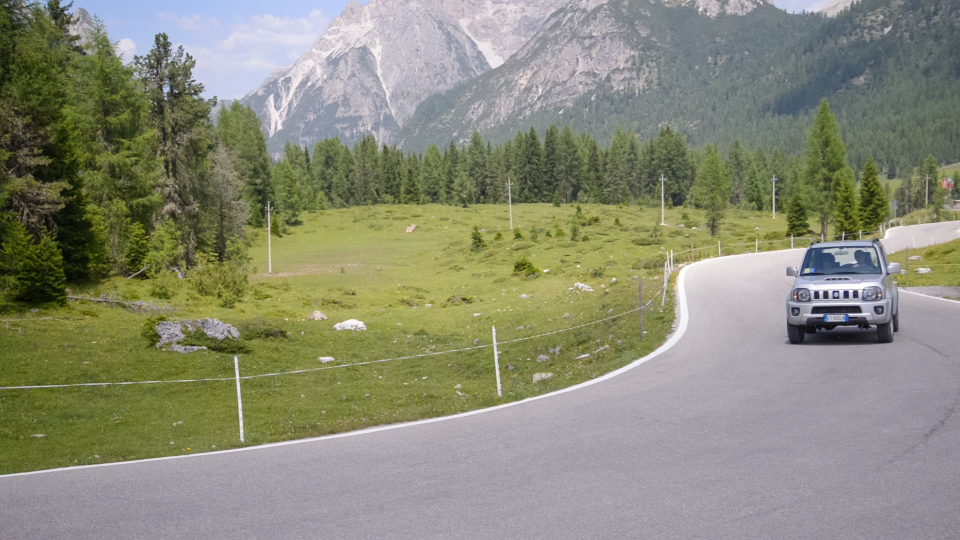
#> input picture CarTurn/00000.jpg, 1920 x 1080 px (shown at 1/2 size); its folder holds 4 pictures in this run
$ python Part_1.py
#> lines starting #> are read from the running program, lines starting #| are printed output that depends on the picture
import numpy as np
import cv2
import moviepy.editor as mpy


main_img_dir = 'CarTurn/'
main_seg_dir = 'CarTurnAnnot/'


last_img_no = 79

# names of the images in string format
image_names = [('0000'+str(n)+'.jpg')[-9:] for n in range(0,last_img_no+1)]


# Add the processed images to the list
images_list = []


for i in range(len(image_names)):

	# Image is a numpy array with shape (800,1920,3)
	image = cv2.imread(main_img_dir+image_names[i])
#> image is the input picture: shape (1080, 1920, 3); mean B, G, R 119.2, 138.8, 137.3
	height, width, band = image.shape
#> height = 1080; width = 1920; band = 3

	# Seg is the segmentation map of the image with shape(800,1920)
	seg = cv2.imread(main_seg_dir +image_names[i].split('.')[0] + '.png', cv2.IMREAD_GRAYSCALE)
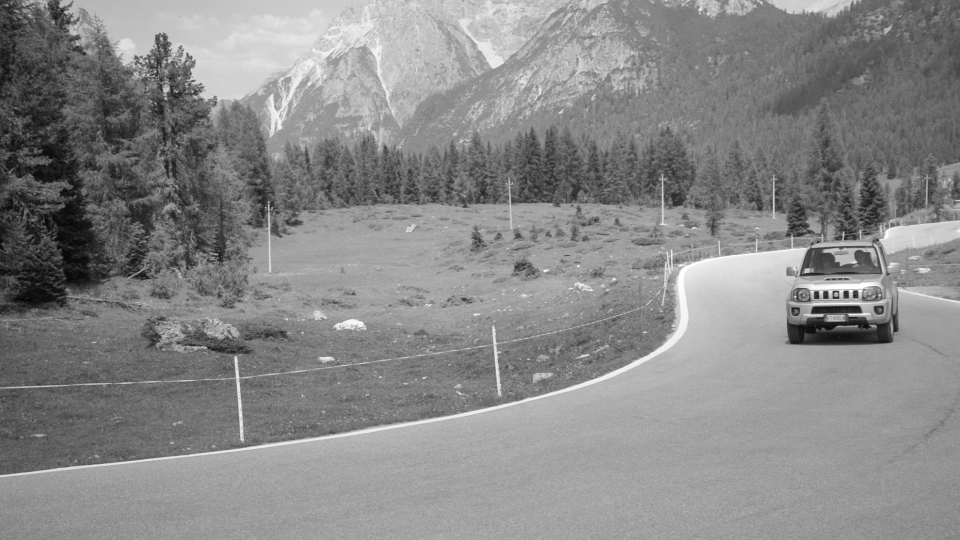
#> seg: shape (1080, 1920) (shown at 1/2 size); min 0, max 255, mean 136.1

	# we know that seg has maps for objects with ID 38. Thus, I changed it into a binary map for 38.
	# seg = (seg == 38)

	image_of_the_back = image * (seg != 38).reshape(height,width,1)
	image_of_the_obj = image * (seg == 38).reshape(height,width,1)

	## decrease the values of red and green channels by 75%.
	image_of_the_obj[:,:,1:3] //= 4
#> image_of_the_obj: shape (1080, 1920, 3); mean B, G, R 0, 0, 0

	output_image = image_of_the_back + image_of_the_obj

	# You can use imwrite function to check the results.
	# cv2.imwrite('output_images/' + image_names[i].split('.')[0] + '_Part_1.png', output_image)

	# append the corrected RGB-channeled images to the list
	images_list.append(output_image[:,:,::-1])
#> pass 2 of the loop `for i in range(len(image_names)):`:
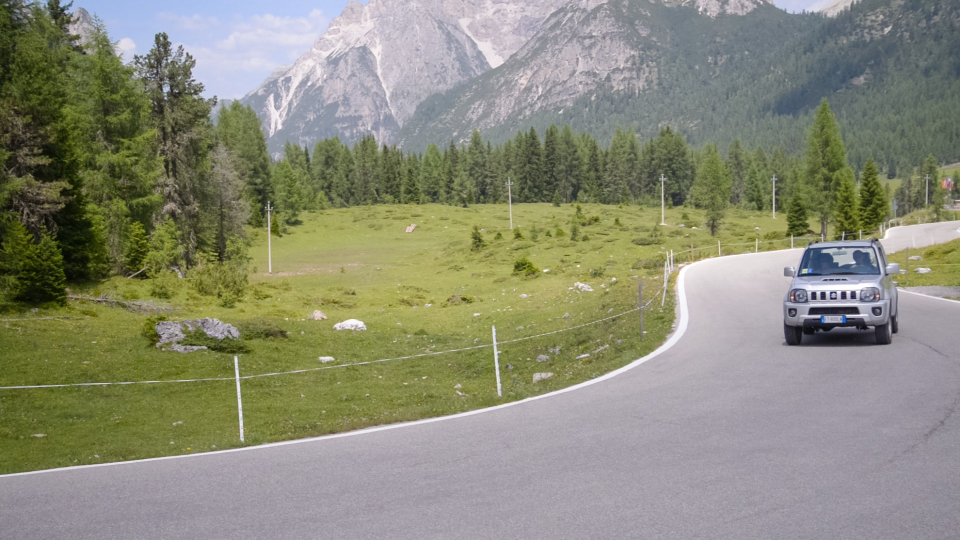
#> input picture CarTurn/00001.jpg, 1920 x 1080 px (shown at 1/2 size)
#> image is the input picture: shape (1080, 1920, 3); mean B, G, R 120, 139, 138.2
#> `seg = cv2.imread(main_seg_dir +image_names[i].split('.')[0] + '.png', ..`:
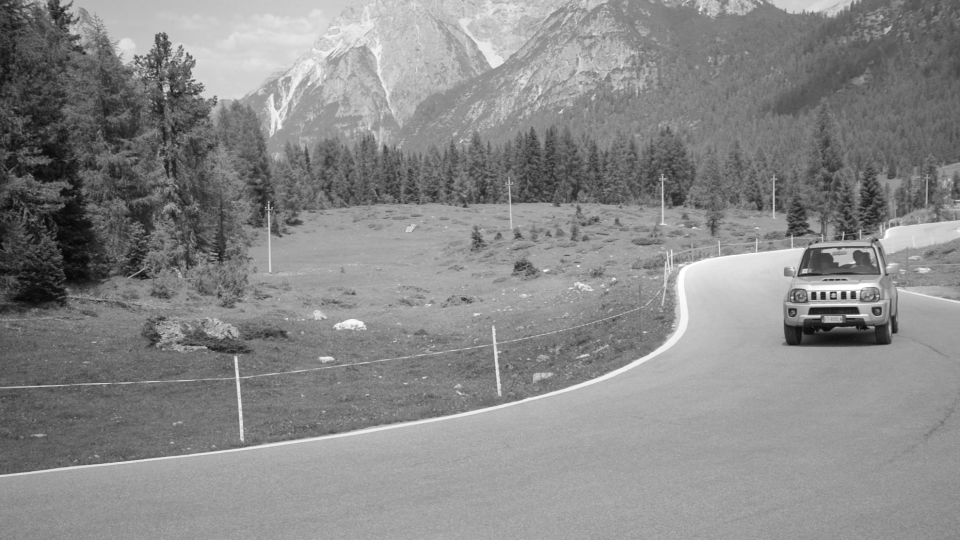
#> seg: shape (1080, 1920) (shown at 1/2 size); min 1, max 255, mean 136.6
#> pass 3 of the loop `for i in range(len(image_names)):`:
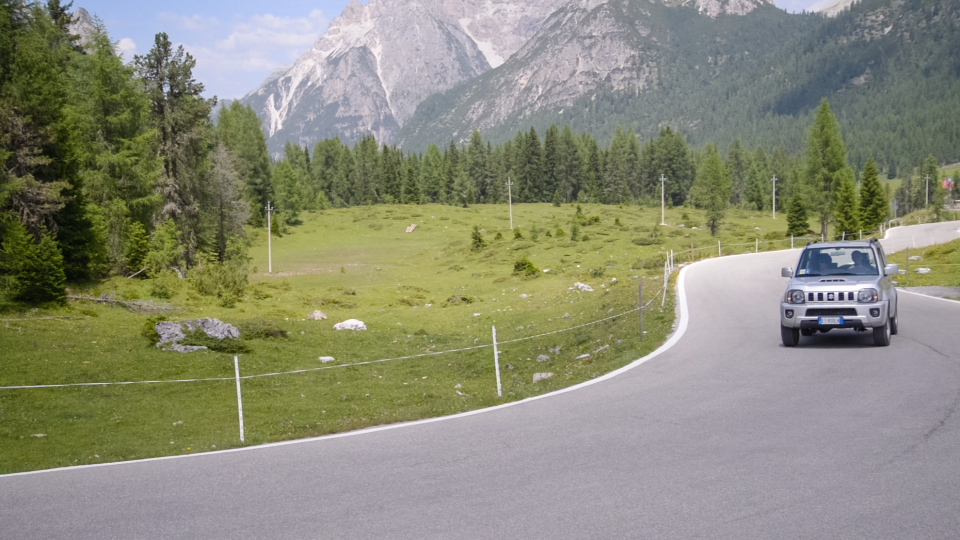
#> input picture CarTurn/00002.jpg, 1920 x 1080 px (shown at 1/2 size)
#> image is the input picture: shape (1080, 1920, 3); mean B, G, R 120.1, 138.9, 138.1
#> `seg = cv2.imread(main_seg_dir +image_names[i].split('.')[0] + '.png', ..`:
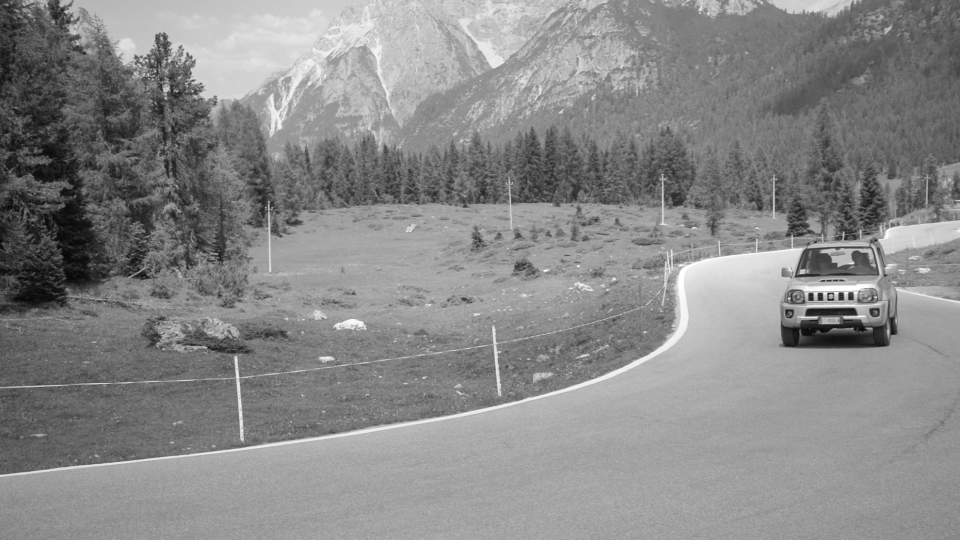
#> seg: shape (1080, 1920) (shown at 1/2 size); min 0, max 255, mean 136.5
#> (the run stopped early here; a loop or call above may not have finished)
